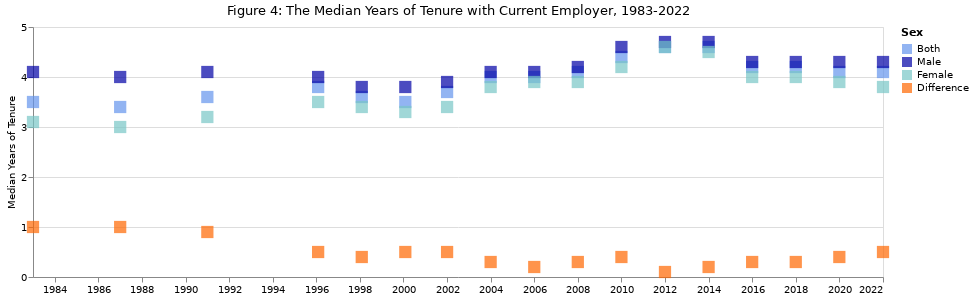

Here is the notebook cell this chart was saved with:
### Code cell
domain3 = ["Both", "Male", "Female", "Difference"]
range_3 = ["#6495ED", "#0000A5", "#78C7C7", "#FF6700"]
highlight3 = alt.selection(type="single", on="mouseover",
                          fields=["Sex"], nearest=True)
base3 = alt.Chart(exp).encode(alt.X("Date:T",
                                    axis=alt.Axis(title="", format="%Y", grid=False)),
                              alt.Y("Tenure:Q",
                                    axis=alt.Axis(title="Median Years of Tenure")),
                              color=alt.Color("Sex", scale=alt.Scale(domain=domain3, range=range_3))
                              ).properties(title="Figure 4: The Median Years of Tenure with Current Employer, 1983-2022")
points3 = base3.mark_square().encode(opacity=alt.value(0)
                                         ).add_selection(highlight3
                                         ).properties(width=850, height=250)
scatter3 = base3.mark_square().encode(size=alt.condition(~highlight3, alt.value(30), alt.value(150)),
                                     tooltip=[alt.Tooltip("Sex:N"),
                                              alt.Tooltip("Tenure:Q", format=".1f")])
points3 + scatter3

### Figure 1 — Vega-Lite specification as saved in the notebook (floating-point values rounded to 4 significant figures)
{"config": {"title": {"font": "DejaVu Sans", "fontWeight": 400, "fontSize": 13}, "axis": {"labelFont": "DejaVu Sans", "titleFont": "DejaVu Sans", "titleFontStyle": "light", "titleFontSize": 11}, "legend": {"labelFont": "DejaVu Sans", "titleFont": "DejaVu Sans"}}, "layer": [{"mark": "square", "encoding": {"color": {"field": "Sex", "scale": {"domain": ["Both", "Male", "Female", "Difference"], "range": ["#6495ED", "#0000A5", "#78C7C7", "#FF6700"]}, "type": "nominal"}, "opacity": {"value": 0}, "x": {"axis": {"format": "%Y", "grid": false, "title": ""}, "field": "Date", "type": "temporal"}, "y": {"axis": {"title": "Median Years of Tenure"}, "field": "Tenure", "type": "quantitative"}}, "height": 250, "selection": {"selector002": {"type": "single", "on": "mouseover", "fields": ["Sex"], "nearest": true}}, "title": "Figure 4: The Median Years of Tenure with Current Employer, 1983-2022", "width": 850}, {"mark": "square", "encoding": {"color": {"field": "Sex", "scale": {"domain": ["Both", "Male", "Female", "Difference"], "range": ["#6495ED", "#0000A5", "#78C7C7", "#FF6700"]}, "type": "nominal"}, "size": {"condition": {"value": 30, "selection": {"not": "selector002"}}, "value": 150}, "tooltip": [{"field": "Sex", "type": "nominal"}, {"field": "Tenure", "format": ".1f", "type": "quantitative"}], "x": {"axis": {"format": "%Y", "grid": false, "title": ""}, "field": "Date", "type": "temporal"}, "y": {"axis": {"title": "Median Years of Tenure"}, "field": "Tenure", "type": "quantitative"}}, "title": "Figure 4: The Median Years of Tenure with Current Employer, 1983-2022"}], "data": {"name": "data-8fe29f4c4cb058c6b4ccf95fbebb62cf"}, "$schema": "https://vega.github.io/schema/vega-lite/v4.17.0.json", "datasets": {"data-8fe29f4c4cb058c6b4ccf95fbebb62cf": [{"Date": "1983-01-01", "Sex": "Both", "Tenure": 3.5}, {"Date": "1987-01-01", "Sex": "Both", "Tenure": 3.4}, {"Date": "1991-01-01", "Sex": "Both", "Tenure": 3.6}, {"Date": "1996-02-01", "Sex": "Both", "Tenure": 3.8}, {"Date": "1998-02-01", "Sex": "Both", "Tenure": 3.6}, {"Date": "2000-02-01", "Sex": "Both", "Tenure": 3.5}, {"Date": "2002-01-01", "Sex": "Both", "Tenure": 3.7}, {"Date": "2004-01-01", "Sex": "Both", "Tenure": 4.0}, {"Date": "2006-01-01", "Sex": "Both", "Tenure": 4.0}, {"Date": "2008-01-01", "Sex": "Both", "Tenure": 4.1}, {"Date": "2010-01-01", "Sex": "Both", "Tenure": 4.4}, {"Date": "2012-01-01", "Sex": "Both", "Tenure": 4.6}, {"Date": "2014-01-01", "Sex": "Both", "Tenure": 4.6}, {"Date": "2016-01-01", "Sex": "Both", "Tenure": 4.2}, {"Date": "2018-01-01", "Sex": "Both", "Tenure": 4.2}, {"Date": "2020-01-01", "Sex": "Both", "Tenure": 4.1}, {"Date": "2022-01-02", "Sex": "Both", "Tenure": 4.1}, {"Date": "1983-01-01", "Sex": "Male", "Tenure": 4.1}, {"Date": "1987-01-01", "Sex": "Male", "Tenure": 4.0}, {"Date": "1991-01-01", "Sex": "Male", "Tenure": 4.1}, {"Date": "1996-02-01", "Sex": "Male", "Tenure": 4.0}, {"Date": "1998-02-01", "Sex": "Male", "Tenure": 3.8}, {"Date": "2000-02-01", "Sex": "Male", "Tenure": 3.8}, {"Date": "2002-01-01", "Sex": "Male", "Tenure": 3.9}, {"Date": "2004-01-01", "Sex": "Male", "Tenure": 4.1}, {"Date": "2006-01-01", "Sex": "Male", "Tenure": 4.1}, {"Date": "2008-01-01", "Sex": "Male", "Tenure": 4.2}, {"Date": "2010-01-01", "Sex": "Male", "Tenure": 4.6}, {"Date": "2012-01-01", "Sex": "Male", "Tenure": 4.7}, {"Date": "2014-01-01", "Sex": "Male", "Tenure": 4.7}, {"Date": "2016-01-01", "Sex": "Male", "Tenure": 4.3}, {"Date": "2018-01-01", "Sex": "Male", "Tenure": 4.3}, {"Date": "2020-01-01", "Sex": "Male", "Tenure": 4.3}, {"Date": "2022-01-02", "Sex": "Male", "Tenure": 4.3}, {"Date": "1983-01-01", "Sex": "Female", "Tenure": 3.1}, {"Date": "1987-01-01", "Sex": "Female", "Tenure": 3.0}, {"Date": "1991-01-01", "Sex": "Female", "Tenure": 3.2}, {"Date": "1996-02-01", "Sex": "Female", "Tenure": 3.5}, {"Date": "1998-02-01", "Sex": "Female", "Tenure": 3.4}, {"Date": "2000-02-01", "Sex": "Female", "Tenure": 3.3}, {"Date": "2002-01-01", "Sex": "Female", "Tenure": 3.4}, {"Date": "2004-01-01", "Sex": "Female", "Tenure": 3.8}, {"Date": "2006-01-01", "Sex": "Female", "Tenure": 3.9}, {"Date": "2008-01-01", "Sex": "Female", "Tenure": 3.9}, {"Date": "2010-01-01", "Sex": "Female", "Tenure": 4.2}, {"Date": "2012-01-01", "Sex": "Female", "Tenure": 4.6}, {"Date": "2014-01-01", "Sex": "Female", "Tenure": 4.5}, {"Date": "2016-01-01", "Sex": "Female", "Tenure": 4.0}, {"Date": "2018-01-01", "Sex": "Female", "Tenure": 4.0}, {"Date": "2020-01-01", "Sex": "Female", "Tenure": 3.9}, {"Date": "2022-01-02", "Sex": "Female", "Tenure": 3.8}, {"Date": "1983-01-01", "Sex": "Difference", "Tenure": 1.0}, {"Date": "1987-01-01", "Sex": "Difference", "Tenure": 1.0}, {"Date": "1991-01-01", "Sex": "Difference", "Tenure": 0.9}, {"Date": "1996-02-01", "Sex": "Difference", "Tenure": 0.5}, {"Date": "1998-02-01", "Sex": "Difference", "Tenure": 0.4}, {"Date": "2000-02-01", "Sex": "Difference", "Tenure": 0.5}, {"Date": "2002-01-01", "Sex": "Difference", "Tenure": 0.5}, {"Date": "2004-01-01", "Sex": "Difference", "Tenure": 0.3}, {"Date": "2006-01-01", "Sex": "Difference", "Tenure": 0.2}, {"Date": "2008-01-01", "Sex": "Difference", "Tenure": 0.3}, {"Date": "2010-01-01", "Sex": "Difference", "Tenure": 0.4}, {"Date": "2012-01-01", "Sex": "Difference", "Tenure": 0.1}, {"Date": "2014-01-01", "Sex": "Difference", "Tenure": 0.2}, {"Date": "2016-01-01", "Sex": "Difference", "Tenure": 0.3}, {"Date": "2018-01-01", "Sex": "Difference", "Tenure": 0.3}, {"Date": "2020-01-01", "Sex": "Difference", "Tenure": 0.4}, {"Date": "2022-01-02", "Sex": "Difference", "Tenure": 0.5}]}}
